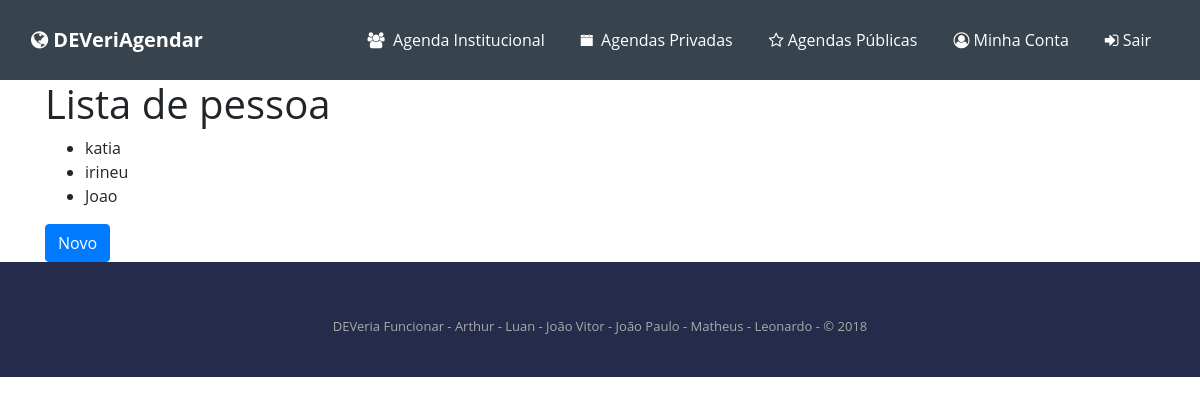
Page /contas/ on the earlier database version.
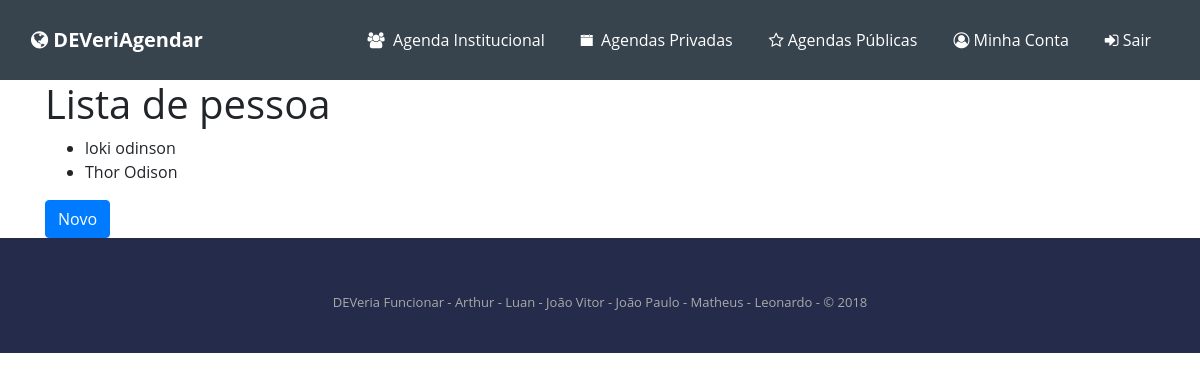
Same page on the later database version.
### Agenda/models.py (models this page shows, shortened)
class Usuario(models.Model):
    usuario = models.OneToOneField(User, related_name="usuario", on_delete=models.CASCADE)
    nome = models.CharField(max_length=60, null=False)
    email = models.EmailField(max_length=45, null=False)
    bio = models.TextField(blank=True)
    telefone = models.CharField(max_length=12, null=True, blank=True)
    foto_de_Perfil = models.ImageField(upload_to='perfil', null=True, blank=True)

### Agenda/views.py (the view)
# urls.py: path('contas/', lista_contas, name='home_tipos'),
def lista_contas(request):  # metado de teste pego do SGE
    lista_tipos = Usuario.objects.all()
    return render(request, 'tipo.html', context={'tipos': lista_tipos})

### Agenda/templates/tipo.html
{% extends 'home.html' %}
{% block conteudo %}
  <h1>Lista de pessoa</h1>
  <ul>
  {% for tipo in tipos %}
      <li>{{ tipo.nome }}</li>
  {% endfor %}
  </ul>
  <a class="btn btn-primary" role='button' href='/criarconta/'>Novo</a>
{% endblock %}

### Agenda/templates/home.html (shortened to what this page needs)
{%  extends 'base.html' %}
{% load staticfiles %}

### Agenda/templates/base.html (shortened to what this page needs)
{% load staticfiles %}
<!doctype html>
<html lang="pt">
  <head>
    <link rel="stylesheet" href="{% static 'bootstrap/css/bootstrap.min.css' %}">
    <link rel="stylesheet" href="{% static 'fonts/font-awesome.min.css' %}">
    <link rel="stylesheet" href="{% static 'fonts/ionicons.min.css' %}">
    <link rel="stylesheet" href="{% static 'css/checkbox.css' %}">
    <link rel="stylesheet" href="{% static 'css/Customizable-Background--Overlay.css' %}">
    <link rel="stylesheet" href="{% static 'css/JLX-Contact-Form-with-Placeholder-FI.css' %}">
    <link rel="stylesheet" href="{% static 'css/JLX-Contact-Form-with-Placeholder-FI.css' %}">
    <link rel="stylesheet" href="{% static 'css/JLX-Contact-Form-with-Placeholder-FI.css' %}">
    <link rel="stylesheet" href="{% static 'css/Dark-NavBar-1.css' %}">
    <link rel="stylesheet" href="{% static 'css/Dark-NavBar-2.css' %}">
    <link rel="stylesheet" href="{% static 'css/Dark-NavBar.css' %}">
    <link rel="stylesheet" href="{% static 'css/ebs-bootstrap-datepicker-1.css' %}">
    <link rel="stylesheet" href="{% static 'css/ebs-bootstrap-datepicker-2.css' %}">
    <link rel="stylesheet" href="{% static 'css/ebs-bootstrap-datepicker-3.css' %}">
    <link rel="stylesheet" href="{% static 'css/ebs-bootstrap-datepicker-4.css' %}">
    <link rel="stylesheet" href="{% static 'css/ebs-bootstrap-datepicker.css' %}">
    <link rel="stylesheet" href="{% static 'css/Footer-Basic.css' %}">
    <link rel="stylesheet" href="{% static 'css/Footer-Dark.css' %}">
    <link rel="stylesheet" href="{% static 'css/Login-Form-Dark.css' %}">
    <link rel="stylesheet" href="{% static 'css/styles.css' %}">
  </head>
  <body>
  <div>
    <nav class="navbar navbar-light navbar-expand-md sticky-top navigation-clean-button"
         style="height:80px;background-color:#37434d;color:#ffffff;">
        <div class="container-fluid"><a class="navbar-brand" href="#"><i class="fa fa-globe"></i>&nbsp;DEVeriAgendar</a>
            <div
                    class="collapse navbar-collapse" id="navcol-1">
                <ul class="nav navbar-nav ml-auto">
                    <li class="nav-item" role="presentation"><a class="nav-link active float-right" href="#"
                                                                style="color:#ffffff;" align="right"><i
                            class="fa fa-group"></i>&nbsp; Agenda Institucional</a></li>
                    <li class="nav-item" role="presentation"><a class="nav-link float-right active" href="#"
                                                                style="color:#ffffff;"><i
                            class="icon ion-ios-calendar"></i>&nbsp; Agendas Privadas</a></li>
                    <li class="nav-item" role="presentation"><a class="nav-link float-right active" href="#"
                                                                style="color:#ffffff;"><i class="fa fa-star-o"></i>&nbsp;Agendas
                        Públicas</a></li>
                    <li class="nav-item" role="presentation"><a class="nav-link active" style="color:#ffffff;"><i
                            class="fa fa-user-circle-o"></i>&nbsp;Minha Conta</a></li>
                    <li class="nav-item" role="presentation"><a class="nav-link float-right active" href="#"
                                                                style="color:#ffffff;"><i class="fa fa-sign-in"></i>&nbsp;Sair</a>
                    </li>
                </ul>
            </div>
        </div>
    </nav>
  </div>
    <main role="main" class="container">
        {% block conteudo %}
        {% endblock %}
    </main>
  <div class="footer-basic">
    <footer>
        <p class="copyright">DEVeria Funcionar - Arthur - Luan - João Vitor - João Paulo - Matheus - Leonardo - ©
            2018</p>
    </footer>
  </div>
  </body>
</html>

### Agenda/static/css/Customizable-Background--Overlay.css (style rules this page uses)
*, *:before, *:after { -webkit-box-sizing:border-box; -moz-box-sizing:border-box; box-sizing:border-box; }

### Agenda/static/css/JLX-Contact-Form-with-Placeholder-FI.css (style rules this page uses)
* { margin:0; }
* { -webkit-border-radius:0 0 0 0; border-radius:0 0 0 0; font-family:'Open Sans'; }

### Agenda/static/css/Dark-NavBar-1.css (style rules this page uses)
.navigation-clean-button { background:#fff; padding-top:.75rem; padding-bottom:.75rem; color:#333; border-radius:0; box-shadow:none; border:none; margin-bottom:0; }
@media (min-width:768px) { .navigation-clean-button { padding-top:1rem; padding-bottom:1rem; } }
.navigation-clean-button .navbar-brand { font-weight:bold; color:inherit; }
.navigation-clean-button .navbar-collapse, .navigation-clean-button .form-inline { border-top-color:#ddd; }
.navigation-clean-button .navbar-nav a.active, .navigation-clean-button .navbar-nav > .show > a { background:none; box-shadow:none; }
.navigation-clean-button.navbar-light .navbar-nav a.active, .navigation-clean-button.navbar-light .navbar-nav a.active:focus, .navigation-clean-button.navbar-light .navbar-nav a.active:hover { color:#8f8f8f; box-shadow:none; background:none; pointer-events:none; }
.navigation-clean-button.navbar .navbar-nav .nav-link { padding-left:18px; padding-right:18px; }
.navigation-clean-button.navbar-light .navbar-nav .nav-link { color:#465765; }

### Agenda/static/css/Dark-NavBar.css (style rules this page uses)
.navigation-clean-button { background:#fff; padding-top:.75rem; padding-bottom:.75rem; color:#333; border-radius:0; box-shadow:none; border:none; margin-bottom:0; }
@media (min-width:768px) { .navigation-clean-button { padding-top:1rem; padding-bottom:1rem; } }
.navigation-clean-button .navbar-brand { font-weight:bold; color:inherit; }
.navigation-clean-button .navbar-collapse, .navigation-clean-button .form-inline { border-top-color:#ddd; }
.navigation-clean-button .navbar-nav a.active, .navigation-clean-button .navbar-nav > .show > a { background:none; box-shadow:none; }
.navigation-clean-button.navbar-light .navbar-nav a.active, .navigation-clean-button.navbar-light .navbar-nav a.active:focus, .navigation-clean-button.navbar-light .navbar-nav a.active:hover { color:#8f8f8f; box-shadow:none; background:none; pointer-events:none; }
.navigation-clean-button.navbar .navbar-nav .nav-link { padding-left:18px; padding-right:18px; }
.navigation-clean-button.navbar-light .navbar-nav .nav-link { color:#465765; }

### Agenda/static/css/Footer-Basic.css (style rules this page uses)
.footer-basic { padding:40px 0; background-color:#252b4b; color:#4b4c4d; }
.footer-basic .copyright { margin-top:15px; text-align:center; font-size:13px; color:#aaa; margin-bottom:0; }

Differences in the rows shown:
removed Usuario: nome "Joao"
changed Usuario: nome "katia" → "loki odinson"
changed Usuario: nome "irineu" → "Thor Odison"
